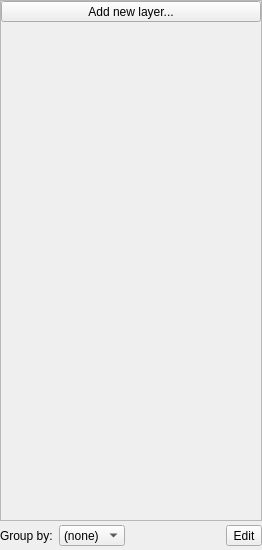
<?xml version="1.0" encoding="UTF-8"?>
<ui version="4.0">
 <class>VisualLayersWidget</class>
 <widget class="QWidget" name="VisualLayersWidget">
  <property name="geometry">
   <rect>
    <x>0</x>
    <y>0</y>
    <width>262</width>
    <height>550</height>
   </rect>
  </property>
  <property name="windowTitle">
   <string>Layers</string>
  </property>
  <layout class="QVBoxLayout" name="verticalLayout">
   <property name="spacing">
    <number>4</number>
   </property>
   <property name="leftMargin">
    <number>0</number>
   </property>
   <property name="topMargin">
    <number>0</number>
   </property>
   <property name="rightMargin">
    <number>0</number>
   </property>
   <property name="bottomMargin">
    <number>4</number>
   </property>
   <item>
    <widget class="QFrame" name="layers_list_frame">
     <property name="sizePolicy">
      <sizepolicy hsizetype="Preferred" vsizetype="Expanding">
       <horstretch>0</horstretch>
       <verstretch>0</verstretch>
      </sizepolicy>
     </property>
     <property name="frameShape">
      <enum>QFrame::StyledPanel</enum>
     </property>
     <layout class="QVBoxLayout" name="verticalLayout_2">
      <property name="spacing">
       <number>0</number>
      </property>
      <property name="margin">
       <number>0</number>
      </property>
      <item>
       <widget class="QFrame" name="add_new_layer_frame">
        <property name="sizePolicy">
         <sizepolicy hsizetype="Preferred" vsizetype="Minimum">
          <horstretch>0</horstretch>
          <verstretch>0</verstretch>
         </sizepolicy>
        </property>
        <property name="frameShape">
         <enum>QFrame::NoFrame</enum>
        </property>
        <property name="frameShadow">
         <enum>QFrame::Plain</enum>
        </property>
        <layout class="QHBoxLayout" name="horizontalLayout_3">
         <property name="margin">
          <number>0</number>
         </property>
         <item>
          <widget class="QToolButton" name="add_new_layer_button">
           <property name="sizePolicy">
            <sizepolicy hsizetype="Expanding" vsizetype="Fixed">
             <horstretch>0</horstretch>
             <verstretch>0</verstretch>
            </sizepolicy>
           </property>
           <property name="text">
            <string>Add new layer...</string>
           </property>
           <property name="icon">
            <iconset resource="../qt-resources/qt_widgets.qrc">
             <normaloff>:/tango_list_add_16.png</normaloff>:/tango_list_add_16.png</iconset>
           </property>
           <property name="toolButtonStyle">
            <enum>Qt::ToolButtonTextBesideIcon</enum>
           </property>
          </widget>
         </item>
        </layout>
       </widget>
      </item>
      <item>
       <widget class="QWidget" name="layers_list_placeholder_widget" native="true">
        <property name="sizePolicy">
         <sizepolicy hsizetype="Preferred" vsizetype="Expanding">
          <horstretch>0</horstretch>
          <verstretch>0</verstretch>
         </sizepolicy>
        </property>
       </widget>
      </item>
     </layout>
    </widget>
   </item>
   <item>
    <widget class="QWidget" name="control_widget" native="true">
     <layout class="QHBoxLayout" name="horizontalLayout">
      <property name="margin">
       <number>0</number>
      </property>
      <item>
       <widget class="QLabel" name="label">
        <property name="text">
         <string>Group by:</string>
        </property>
       </widget>
      </item>
      <item>
       <widget class="QComboBox" name="comboBox">
        <property name="sizePolicy">
         <sizepolicy hsizetype="Preferred" vsizetype="Ignored">
          <horstretch>0</horstretch>
          <verstretch>0</verstretch>
         </sizepolicy>
        </property>
        <item>
         <property name="text">
          <string>(none)</string>
         </property>
        </item>
        <item>
         <property name="text">
          <string>Type</string>
         </property>
        </item>
       </widget>
      </item>
      <item>
       <spacer name="horizontalSpacer">
        <property name="orientation">
         <enum>Qt::Horizontal</enum>
        </property>
        <property name="sizeHint" stdset="0">
         <size>
          <width>40</width>
          <height>20</height>
         </size>
        </property>
       </spacer>
      </item>
      <item>
       <widget class="QToolButton" name="toolButton_2">
        <property name="focusPolicy">
         <enum>Qt::StrongFocus</enum>
        </property>
        <property name="text">
         <string>Edit</string>
        </property>
        <property name="icon">
         <iconset resource="../qt-resources/qt_widgets.qrc">
          <normaloff>:/tango_list_remove_22.png</normaloff>:/tango_list_remove_22.png</iconset>
        </property>
        <property name="popupMode">
         <enum>QToolButton::InstantPopup</enum>
        </property>
        <property name="toolButtonStyle">
         <enum>Qt::ToolButtonTextBesideIcon</enum>
        </property>
       </widget>
      </item>
     </layout>
    </widget>
   </item>
  </layout>
 </widget>
 <resources>
  <include location="../qt-resources/qt_widgets.qrc"/>
 </resources>
 <connections/>
</ui>
